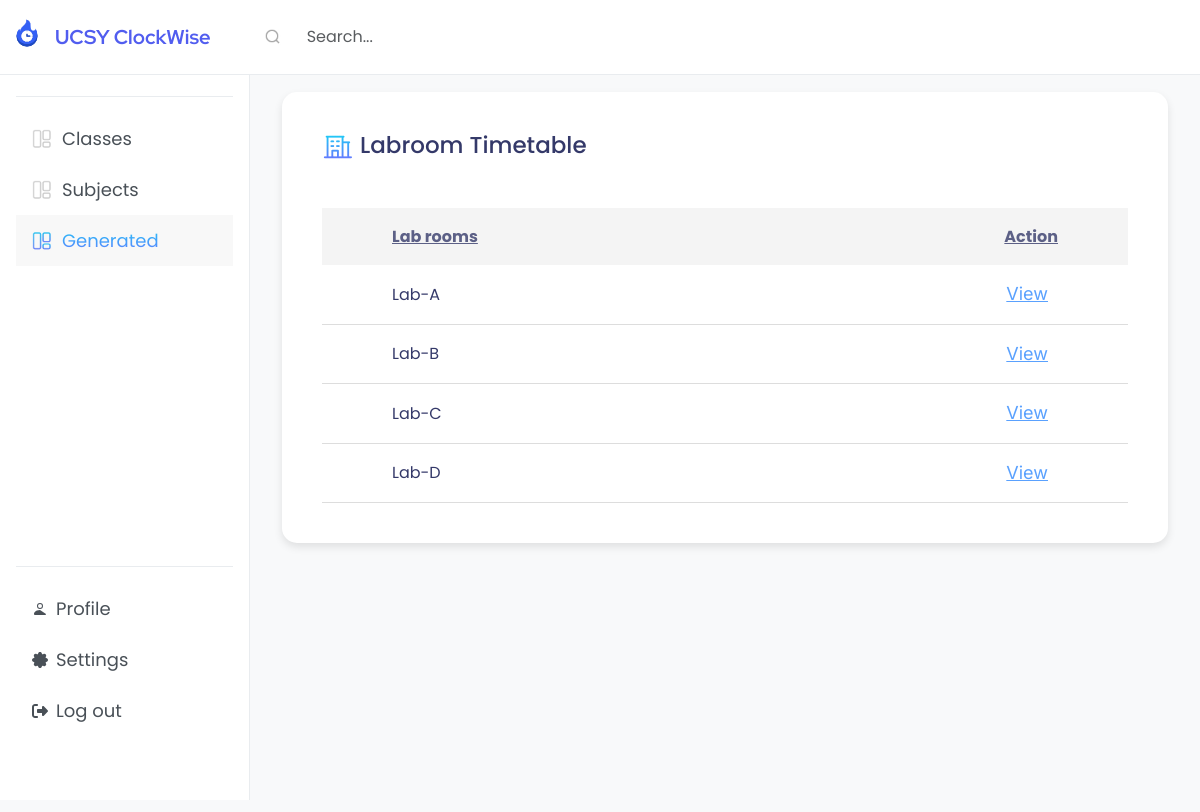
Screenshot of /lab_room_timetable_list with the database file from the repository.
### myapp/models.py (models this page shows)
class Classroom(models.Model):
    room_number = models.CharField(max_length=15, unique=True)
    majors = models.ManyToManyField(Major, blank=True)  # Many majors can use a classroom
    semesters = models.ForeignKey(Semester, on_delete=models.CASCADE, null=True, blank=True)  # Many semesters can use a classroom
    instructors = models.ManyToManyField(User, blank=True)
    is_lab = models.BooleanField(default=False)
    def __str__(self):
        return f"{self.room_number} - {', '.join(major.name for major in self.majors.all())}"

### myapp/views.py (the view)
# urls.py: path('lab_room_timetable_list',views.lab_room_timetable_list,name='lab_room_timetable_list'),
def lab_room_timetable_list(request):
    print("This is labroom Timetable display page.",)
    labs = Classroom.objects.filter(is_lab=True)
    print("All lab:",labs)
    return render(request, 'labroom_list.html', {'labs':labs})

### myapp/Templates/labroom_list.html (shortened to what this page needs)
<!DOCTYPE html>
{% extends "base4.html" %}
{% load static %}
{% block content %}
<link rel="stylesheet" href="{% static 'CSS/labroom_list.css' %}">
 <div class="whole">
     <h4 class="title">
         <img src="{% static 'images/Office.jpg' %}" class="class-icon">Labroom Timetable
     </h4><br>
    <div>
        <table class="timetable-table">
            <thead>
            <tr>
                <th><u>Lab rooms</u></th>
                <th><u>Action</u></th>
            </tr>
            </thead>
            <tbody>
            {% for lab in labs %}
            <tr>
                <td style="padding-left: 70px;"> {{ lab.room_number }}</td>
                <td><a href="{% url 'labroom-timetable' lab_id=lab.id %}">View</a></td>
            </tr>
             {% endfor %}
            </tbody>
        </table>
    </div>
 </div>
{% endblock %}

### myapp/static/CSS/labroom_list.css (style rules this page uses)
.whole { background-color: white; border-radius: 15px; line-height: 37.5px; padding: 40px; box-shadow: 0 4px 8px rgba(0, 0, 0, 0.1); }
.title { color: #343969; font-weight: 500px; font-size: 23px; font-family: 'Poppins'; }
.title img { width: 30px; height: 30px; margin-right: 8px; vertical-align: middle; }
table.timetable-table { width: 100%; color: #343969; border-collapse: collapse; font-family: 'Inter'; font-size: 18px; }
table.timetable-table thead { background-color: #f2f2f2; color: #343969; opacity: 0.8; font-family: 'Poppins'; font-weight: 300px; }
table.timetable-table th, table.timetable-table td { padding: 10px; font-weight: 600px; font-size: 16px; }
table.timetable-table th:first-child { padding-left: 70px; font-weight: 600px; }
table.timetable-table td:first-child { padding-left: 30px; font-weight: 700px; }
table.timetable-table th:last-child { text-align: right; padding-right: 70px; font-weight: 600px; }
table.timetable-table td:last-child { text-align: right; font-weight: 700px; padding-right: 80px; }
table.timetable-table td { border-bottom: 1px solid #ddd; }
a { color: #5AA1FE; font-family: 'Inter'; font-size: 18px; }

### rows the page displays
Classroom: room_number "Lab-A"
Classroom: room_number "Lab-B"
Classroom: room_number "Lab-C"
Classroom: room_number "Lab-D"
